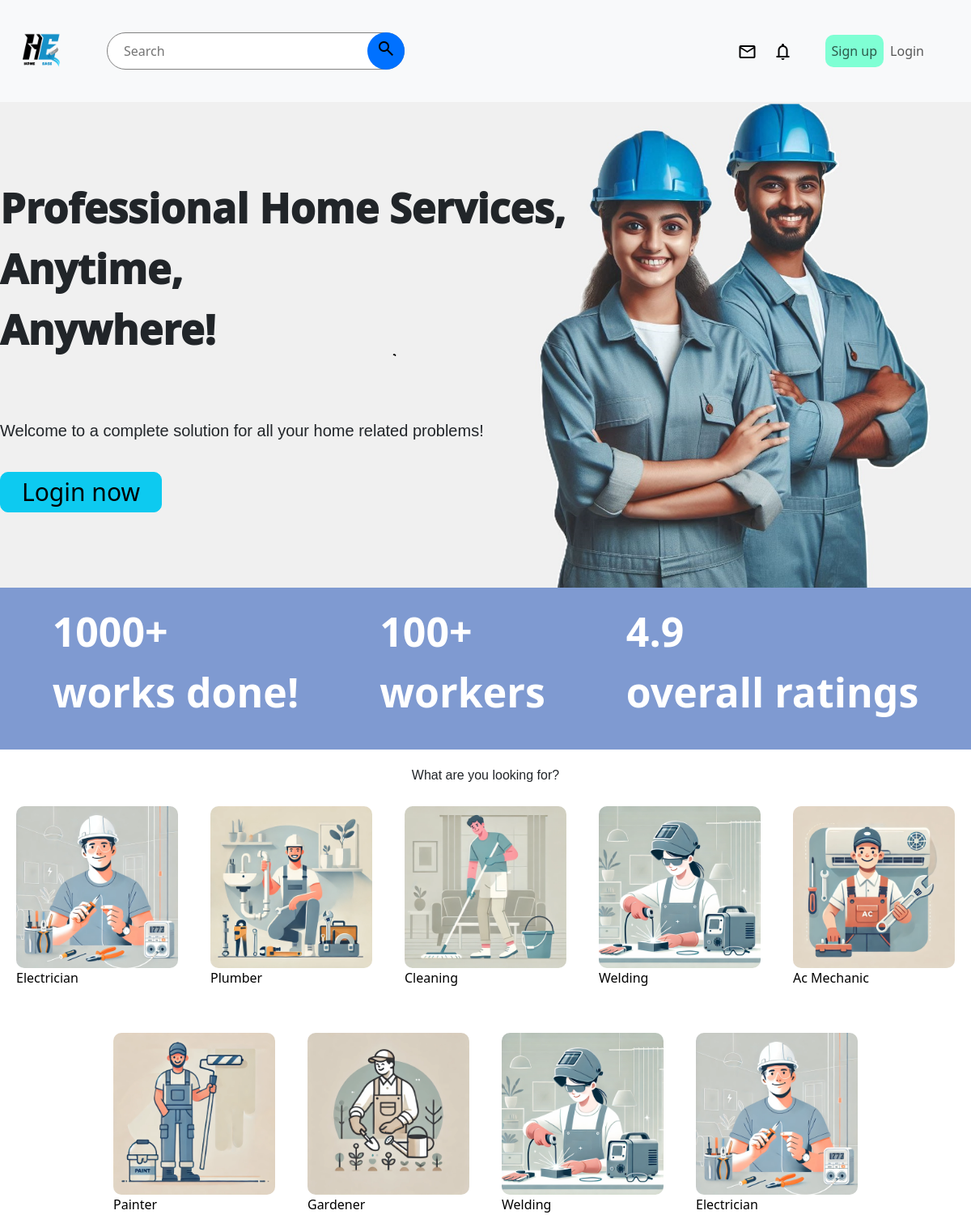
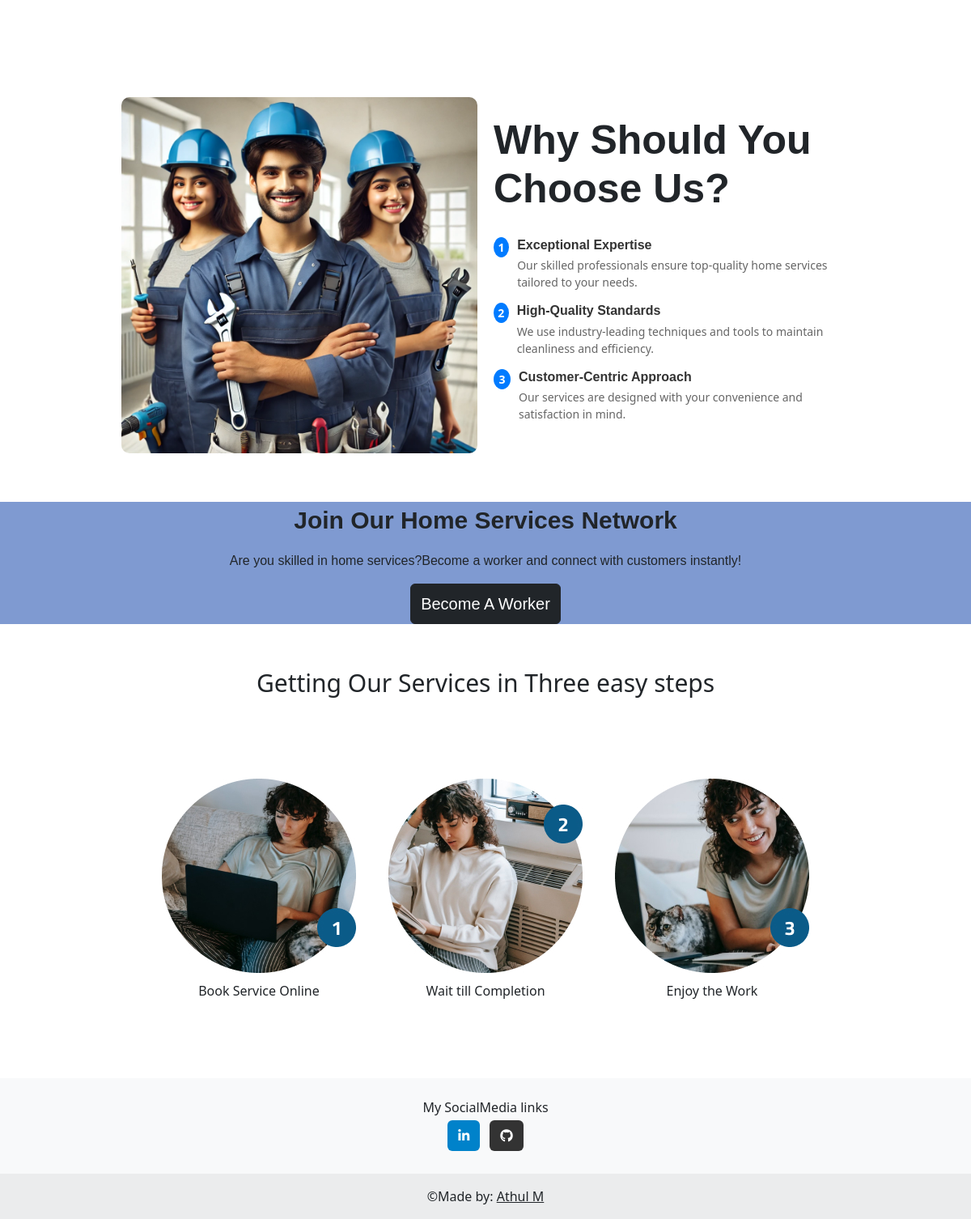
The page /website/home on the database its author committed (2 pictures, top to bottom).
### website/models.py (models this page shows, shortened)
class Category(models.Model):
    name = models.CharField(max_length=100)
    details = models.TextField()
    image = models.ImageField(upload_to='category')

### website/views.py (the view)
# urls.py: path('home',homepage,name='home'),
def homepage(request):
    cat = Category.objects.all()
    if request.user.is_authenticated:
        if hasattr(request.user,'worker_profile'):
            return redirect(workerhomepage)
        elif request.user.is_superuser:
            return redirect(dashboard)
    return render(request,'home.html',{'cat':cat})

### user/forms.py
class RegUser(UserCreationForm):
      email = forms.EmailField(widget=forms.EmailInput(attrs={'class': 'form-control', 'placeholder': 'Enter your email'}))
      username = forms.CharField(widget=forms.TextInput(attrs={'class': 'form-control', 'placeholder': 'Enter username'}))
      password1 = forms.CharField(widget=forms.PasswordInput(attrs={'class': 'form-control', 'placeholder': 'Enter password'}))
      password2 = forms.CharField(widget=forms.PasswordInput(attrs={'class': 'form-control', 'placeholder': 'Confirm password'}))
      class Meta:
         model = User
         fields = ['username' , 'email','password1','password2']

### user/context_processors.py (called while the page is built)
def registration_form(request):
    return {'form':RegUser()}

### templates/home.html (shortened to what this page needs)
{% extends 'base.html' %}
{% block links %}
{% load static %}
<link rel="stylesheet" href="{% static 'css/home.css' %}">
{% endblock %}
{% block contents %}
<div class="main">
    <div class="header">
        <p style="font-size: 50px; font-weight:1000; font-family:'Segoe UI', Tahoma, Geneva, Verdana, sans-serif">Professional Home Services,<br>Anytime,<br>Anywhere!<p>
        <p style="font-family:'Lucida Sans', 'Lucida Sans Regular', 'Lucida Grande', 'Lucida Sans Unicode', Geneva, Verdana, sans-serif; font-size: 20px; font-weight:400;;">Welcome to a complete solution for all your home related problems!</p>
        {% if not user.is_authenticated %}
        <button class="btn btn-info loginnow" data-bs-toggle="modal" data-bs-target="#loginmodal">Login now</button>
        {% endif %}
    </div>
    <div class="achievements">
        <p>1000+<br>works done!</p>
        <p>100+<br>workers</p>
        <p>4.9<br>overall ratings</p>
    </div>
    <div class="category-container">
      <div class="category">
        <p class="categorytitle" style="font-family:'Lucida Sans', 'Lucida Sans Regular', 'Lucida Grande', 'Lucida Sans Unicode', Geneva, Verdana, sans-serif ;">What are you looking for?</p>
        {% for i in cat %}
        <a href="{% url 'workerslist' i.id%}" style="text-decoration: none; color:black;">
         <div class="imagelink">
            <img src="{{i.image.url}}">
            <p>{{i.name}}</p>
        </div>
        </a>
       {% endfor %}
    </div>
    </div>
    <div class="features-container">
        <div class="image-container">
            <img src="{% static 'images/three.webp' %}" alt="Service Team">
        </div>
        <div class="features">
            <div class="fheading">
                <h3>Why Should You Choose Us?</h3>
            </div>
            <div class="feature">
                <span class="number">1</span>
                <div class="feature-content">
                    <h3>Exceptional Expertise</h3>
                    <p>Our skilled professionals ensure top-quality home services tailored to your needs.</p>
                </div>
            </div>
            <div class="feature">
                <span class="number">2</span>
                <div class="feature-content">
                    <h3>High-Quality Standards</h3>
                    <p>We use industry-leading techniques and tools to maintain cleanliness and efficiency.</p>
                </div>
            </div>
            <div class="feature">
                <span class="number">3</span>
                <div class="feature-content">
                    <h3>Customer-Centric Approach</h3>
                    <p>Our services are designed with your convenience and satisfaction in mind.</p>
                </div>
            </div>
        </div>
    </div>
    <div class="joinasworker">
        <p style="font-family:'Lucida Sans', 'Lucida Sans Regular', 'Lucida Grande', 'Lucida Sans Unicode', Geneva, Verdana, sans-serif; font-size: 30px; font-weight:900;">Join Our Home Services Network</p>
        <p>Are you skilled in home services?Become a worker and connect with customers instantly!</p>
        <a href="{% url 'regworker' %}"><button class="btn btn-primary btn-dark">Become A Worker</button></a>
    </div>
     <p  style="font-family: 'Segoe UI', Tahoma, Geneva, Verdana, sans-serif; font-size: 30px; padding-top:20px; margin-top:20px;">Getting Our Services in Three easy steps</p>
    <div class="steps">
        <div class="step1" style="display: flex; flex-direction:column; justify-content:center; align-items:center; gap:10px">
            <img src="{% static 'images/Group 8.jpg' %}">
            <p>Book Service Online</p>
        </div>
        <div class="step2" style="display: flex; flex-direction:column; justify-content:center; align-items:center; gap:10px">
            <img src="{% static 'images/Group 9.jpg' %}" alt="">
            <p>Wait till Completion</p>
        </div>
        <div class="step3" style="display: flex; flex-direction:column; justify-content:center; align-items:center; gap:10px">
            <img src="{%static 'images/Group 10.jpg'  %}">
            <p>Enjoy the Work</p>
        </div>
    </div>
</div>
{% endblock %}

### templates/base.html (shortened to what this page needs)
<!DOCTYPE html>
<html lang="en">
<head>
    <link href="https://cdn.jsdelivr.net/npm/bootstrap@5.3.3/dist/css/bootstrap.min.css" rel="stylesheet">
    <link rel="stylesheet" href="https://cdnjs.cloudflare.com/ajax/libs/font-awesome/6.4.0/css/all.min.css">
    {% load static %}
    <link rel="stylesheet" href="{% static 'css/base.css' %}">
    {% block links %}
    {%endblock%}
</head>
{% include 'header.html' %}
<body>
    {% block contents %}
    {% endblock %}
</body>
{% if request.path != '/user/login' and request.path != '/user/reguser' and request.path != '/user/regworker' and request.path != '/user/loginworker' %}
    {% include 'footer.html' %}
{% endif %}
</html>

### templates/header.html (shortened to what this page needs)
<nav class="navbar navbar-expand-lg navbar-light bg-light">
  {% load static %}
    {% if request.user.is_authenticated and request.user.worker_profile %}
      <a href="{% url 'workerhome' %}"><img class="logo" src="{% static 'images/logo3.PNG' %}" style="height:min-content;"></a>
    {% else %}
      <a class="navbar-brand" href=" {% url 'home' %} "><img class="logo" src="{% static 'images/logo3.PNG' %}" style="height:min-content;"></a>
    {%endif%}
    <div class="collapse navbar-collapse" id="navbarTogglerDemo02">
      <div class="searchbar">
        <form method="get" action="{% url 'search_workers' %}" class="form-inline my-2 my-lg-0 search-bar" style="display: flex; width: 100%; max-width: 400px; flex: 1 1 auto;">
        <input class=" mr-sm-2" type="text"  name="q" placeholder="Search" value="{{search_query}}">
        <button  type="submit"><span class="material-symbols-outlined">
            </span></button>
        </form>
      </div>
      <div class="authlinks">
        <div class="icons">
          <a href="{% url 'allmessages' %}">
            <span class="material-symbols-outlined">
          </span>
          </a>
          <a href="{% url 'hireresponse' %}">
            <span class="material-symbols-outlined">
            </span>
          </a>
        </div>
        <ul class="navbar-nav mr-auto mt-2 mt-lg-0" style="gap: 20px; display:flex; justify-content:center; align-items:center;">
        <div class="gotoprofile">
          {% if user.is_authenticated %}
          <button class=" profile-button">
            {% if user.userprofile.profilepicture %}
            <img class="profilepic" src="{{user.userprofile.profilepicture.url}}">
            {%elif user.worker_profile.profilepicture%}
            <img class="profilepic" src="{{user.worker_profile.profilepicture.url}}">
            {%else%}
            <span class="material-symbols-outlined">
              account_circle
            </span>
            {%endif%}
            {% if user.worker_profile %}
              <a href="{% url 'weditprofile' %}" style="text-decoration: none; margin-top:15px;"><p>{{request.user}}</p></a>
            {%elif user.userprofile%}
              <a href="{% url 'editprofile' %}" style="text-decoration: none; margin-top:15px;"><p>{{request.user}}</p></a>
            {%endif%}
          </button>
        </div>
        <li class="nav-item">
          <a class="logout nav-link" href="{% url 'logout' %}">Logout</a>
        </li>
        {% else %}
        <li class="nav-item active">
          <a class="signup nav-link" href="{% url 'register' %}">Sign up </a>
        </li>
        <li class="nav-item">
          <a class="login nav-link" href="{% url 'loginpage' %}">Login</a>
        </li>
        {% endif %}
        </ul>
       </div>
    </div>
  </nav>

### templates/footer.html
<footer class="bg-body-tertiary text-center">
  <div class="container p-4 pb-0">
    My SocialMedia links
    <section class="mb-4">
      <a
        data-mdb-ripple-init
        class="btn text-white btn-floating m-1"
        style="background-color: #0082ca;"
        href="https://www.linkedin.com/in/athul-m0"
        role="button"
        ><i class="fab fa-linkedin-in"></i
      ></a>
      <a
        data-mdb-ripple-init
        class="btn text-white btn-floating m-1"
        style="background-color: #333333;"
        href="https://github.com/athull0/Olx-clone-webapp"
        role="button"
        ><i class="fab fa-github"></i
      ></a>
    </section>
  </div>
  <div class="text-center p-3" style="background-color: rgba(0, 0, 0, 0.05);">
    ©Made by:
    <a class="text-body" href="https://www.linkedin.com/in/athul-m0">Athul M</a>
  </div>
</footer>

### static/css/base.css (style rules this page uses)
.logo { max-height: 100px; max-width: 100px; width: 100%; }
.authlinks { display: flex; margin-left: auto; margin-right: 50px; justify-content: center; align-items: center; flex-shrink: 0; }
.icons { display:inline-flex ; justify-content: center; align-items: center; gap: 20px; margin-right: 40px; text-align: center; }
.icons span { color: black; vertical-align: middle; }
.signup { cursor: pointer; max-width: 350px; width: 100%; border-radius: 10px; background-color: aquamarine; }
.search-bar { position: relative; }
.searchbar input { padding: 10px 20px; font: inherit; border-radius: 100px; border: 1px solid gray; width: 100%; }
.searchbar button { height: 100%; aspect-ratio: 1/1; background-color: #0071ff; fill: white; border: none; border-radius: 50%; position: absolute; right: 0; transition: backgroundcolor 0.3s ease; }
input, select, textarea { display: block !important; visibility: visible !important; }
.gotoprofile { display: flex; justify-content: center; align-items: center; }
.searchbar { flex: 1; display: flex; justify-content: center; max-width: 400px; width: 100%; position: relative; padding: 0 1rem; box-sizing: border-box; }
.searchbar form { width: 100%; display: flex; position: relative; }
.searchbar input { width: 100%; box-sizing: border-box; }

### rows shown on the page
Category: image (picture), name "Electrician"
Category: image (picture), name "Plumber"
Category: image (picture), name "Cleaning"
Category: image (picture), name "Welding"
Category: image (picture), name "Ac Mechanic"
Category: image (picture), name "Painter"
Category: image (picture), name "Gardener"
Category: image (picture), name "Welding"
Category: image (picture), name "Electrician"
